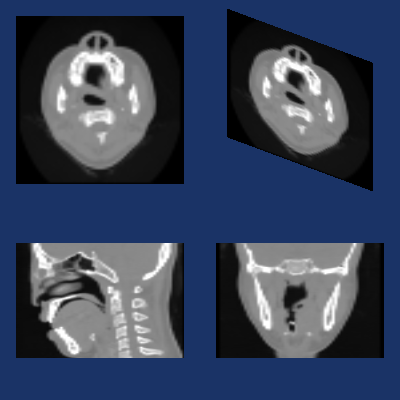

This chart was generated by the following Python code:
#!/usr/bin/env python

# Test 3D images not in the XY plane with vtkImageSliceMapper.

import vtkmodules.vtkInteractionStyle  # noqa: F401
import vtkmodules.vtkRenderingOpenGL2  # noqa: F401

import os

from vtkmodules.vtkIOImage import vtkImageReader2
from vtkmodules.vtkInteractionStyle import vtkInteractorStyleImage
from vtkmodules.vtkRenderingCore import (
    vtkImageSlice,
    vtkImageSliceMapper,
    vtkRenderWindow,
    vtkRenderWindowInteractor,
    vtkRenderer,
)

data_dir = os.environ.get("VPE_DATA_DIR", os.path.dirname(os.path.abspath(__file__)))

# Read headsq data
reader = vtkImageReader2()
reader.SetDataByteOrderToLittleEndian()
reader.SetDataExtent(0, 63, 0, 63, 1, 93)
reader.SetDataSpacing(3.2, 3.2, 1.5)
reader.SetDataOrigin(2.5, -13.6, 2.8)
reader.SetFilePrefix(os.path.join(data_dir, "headsq", "quarter"))
reader.Update()

# Viewport 0: orientation X
image_mapper_0 = vtkImageSliceMapper()
image_mapper_0.SetInputConnection(reader.GetOutputPort())
image_mapper_0.SliceAtFocalPointOn()
image_mapper_0.SetOrientation(0)

image_0 = vtkImageSlice()
image_0.SetMapper(image_mapper_0)
image_0.GetProperty().SetColorWindow(2000)
image_0.GetProperty().SetColorLevel(1000)

# Viewport 1: orientation Y
image_mapper_1 = vtkImageSliceMapper()
image_mapper_1.SetInputConnection(reader.GetOutputPort())
image_mapper_1.SliceAtFocalPointOn()
image_mapper_1.SetOrientation(1)

image_1 = vtkImageSlice()
image_1.SetMapper(image_mapper_1)
image_1.GetProperty().SetColorWindow(2000)
image_1.GetProperty().SetColorLevel(1000)

# Viewport 2: orientation Z
image_mapper_2 = vtkImageSliceMapper()
image_mapper_2.SetInputConnection(reader.GetOutputPort())
image_mapper_2.SliceAtFocalPointOn()
image_mapper_2.SetOrientation(2)

image_2 = vtkImageSlice()
image_2.SetMapper(image_mapper_2)
image_2.GetProperty().SetColorWindow(2000)
image_2.GetProperty().SetColorLevel(1000)

# Viewport 3: default orientation (Z), oblique view
image_mapper_3 = vtkImageSliceMapper()
image_mapper_3.SetInputConnection(reader.GetOutputPort())
image_mapper_3.SliceAtFocalPointOn()

image_3 = vtkImageSlice()
image_3.SetMapper(image_mapper_3)
image_3.GetProperty().SetColorWindow(2000)
image_3.GetProperty().SetColorLevel(1000)

# Renderers
renderer_0 = vtkRenderer()
renderer_0.SetBackground(0.1, 0.2, 0.4)
renderer_0.SetViewport(0.0, 0.0, 0.5, 0.5)
renderer_0.AddViewProp(image_0)

renderer_1 = vtkRenderer()
renderer_1.SetBackground(0.1, 0.2, 0.4)
renderer_1.SetViewport(0.5, 0.0, 1.0, 0.5)
renderer_1.AddViewProp(image_1)

renderer_2 = vtkRenderer()
renderer_2.SetBackground(0.1, 0.2, 0.4)
renderer_2.SetViewport(0.0, 0.5, 0.5, 1.0)
renderer_2.AddViewProp(image_2)

renderer_3 = vtkRenderer()
renderer_3.SetBackground(0.1, 0.2, 0.4)
renderer_3.SetViewport(0.5, 0.5, 1.0, 1.0)
renderer_3.AddViewProp(image_3)

# Render window
render_window = vtkRenderWindow()
render_window.SetSize(400, 400)
render_window.AddRenderer(renderer_0)
render_window.AddRenderer(renderer_1)
render_window.AddRenderer(renderer_2)
render_window.AddRenderer(renderer_3)
render_window.SetWindowName("slice mapper orient3d")

# Scene
bounds_0 = image_mapper_0.GetBounds()
point_0 = [0.5 * (bounds_0[0] + bounds_0[1]), 0.5 * (bounds_0[2] + bounds_0[3]), 0.5 * (bounds_0[4] + bounds_0[5])]
camera_0 = renderer_0.GetActiveCamera()
camera_0.SetFocalPoint(point_0)
point_0[image_mapper_0.GetOrientation()] += 500.0
camera_0.SetPosition(point_0)
camera_0.ParallelProjectionOn()
camera_0.SetParallelScale(120.0)
camera_0.SetViewUp(0.0, 0.0, -1.0)

bounds_1 = image_mapper_1.GetBounds()
point_1 = [0.5 * (bounds_1[0] + bounds_1[1]), 0.5 * (bounds_1[2] + bounds_1[3]), 0.5 * (bounds_1[4] + bounds_1[5])]
camera_1 = renderer_1.GetActiveCamera()
camera_1.SetFocalPoint(point_1)
point_1[image_mapper_1.GetOrientation()] += 500.0
camera_1.SetPosition(point_1)
camera_1.ParallelProjectionOn()
camera_1.SetParallelScale(120.0)
camera_1.SetViewUp(0.0, 0.0, -1.0)

bounds_2 = image_mapper_2.GetBounds()
point_2 = [0.5 * (bounds_2[0] + bounds_2[1]), 0.5 * (bounds_2[2] + bounds_2[3]), 0.5 * (bounds_2[4] + bounds_2[5])]
camera_2 = renderer_2.GetActiveCamera()
camera_2.SetFocalPoint(point_2)
point_2[image_mapper_2.GetOrientation()] += 500.0
camera_2.SetPosition(point_2)
camera_2.ParallelProjectionOn()
camera_2.SetParallelScale(120.0)

bounds_3 = image_mapper_3.GetBounds()
point_3 = [0.5 * (bounds_3[0] + bounds_3[1]), 0.5 * (bounds_3[2] + bounds_3[3]), 0.5 * (bounds_3[4] + bounds_3[5])]
camera_3 = renderer_3.GetActiveCamera()
camera_3.SetFocalPoint(point_3)
point_3[image_mapper_3.GetOrientation()] += 500.0
camera_3.SetPosition(point_3)
camera_3.ParallelProjectionOn()
camera_3.SetParallelScale(120.0)
camera_3.Azimuth(30)
camera_3.Elevation(40)

# Interactor
style = vtkInteractorStyleImage()
interactor = vtkRenderWindowInteractor()
interactor.SetRenderWindow(render_window)
interactor.SetInteractorStyle(style)

interactor.Initialize()
interactor.Start()
